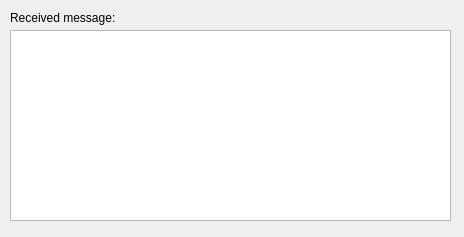
<?xml version="1.0" encoding="UTF-8"?>
<ui version="4.0">
 <class>Application</class>
 <widget class="QMainWindow" name="Application">
  <property name="geometry">
   <rect>
    <x>0</x>
    <y>0</y>
    <width>464</width>
    <height>237</height>
   </rect>
  </property>
  <property name="sizePolicy">
   <sizepolicy hsizetype="Fixed" vsizetype="Fixed">
    <horstretch>0</horstretch>
    <verstretch>0</verstretch>
   </sizepolicy>
  </property>
  <property name="minimumSize">
   <size>
    <width>464</width>
    <height>237</height>
   </size>
  </property>
  <property name="maximumSize">
   <size>
    <width>464</width>
    <height>237</height>
   </size>
  </property>
  <property name="windowTitle">
   <string>Application</string>
  </property>
  <widget class="QWidget" name="centralwidget">
   <widget class="QLabel" name="label">
    <property name="geometry">
     <rect>
      <x>10</x>
      <y>10</y>
      <width>121</width>
      <height>16</height>
     </rect>
    </property>
    <property name="text">
     <string>Received message:</string>
    </property>
   </widget>
   <widget class="QPlainTextEdit" name="plainTextEdit">
    <property name="enabled">
     <bool>true</bool>
    </property>
    <property name="geometry">
     <rect>
      <x>10</x>
      <y>30</y>
      <width>441</width>
      <height>191</height>
     </rect>
    </property>
    <property name="readOnly">
     <bool>true</bool>
    </property>
   </widget>
  </widget>
 </widget>
 <resources/>
 <connections/>
</ui>
